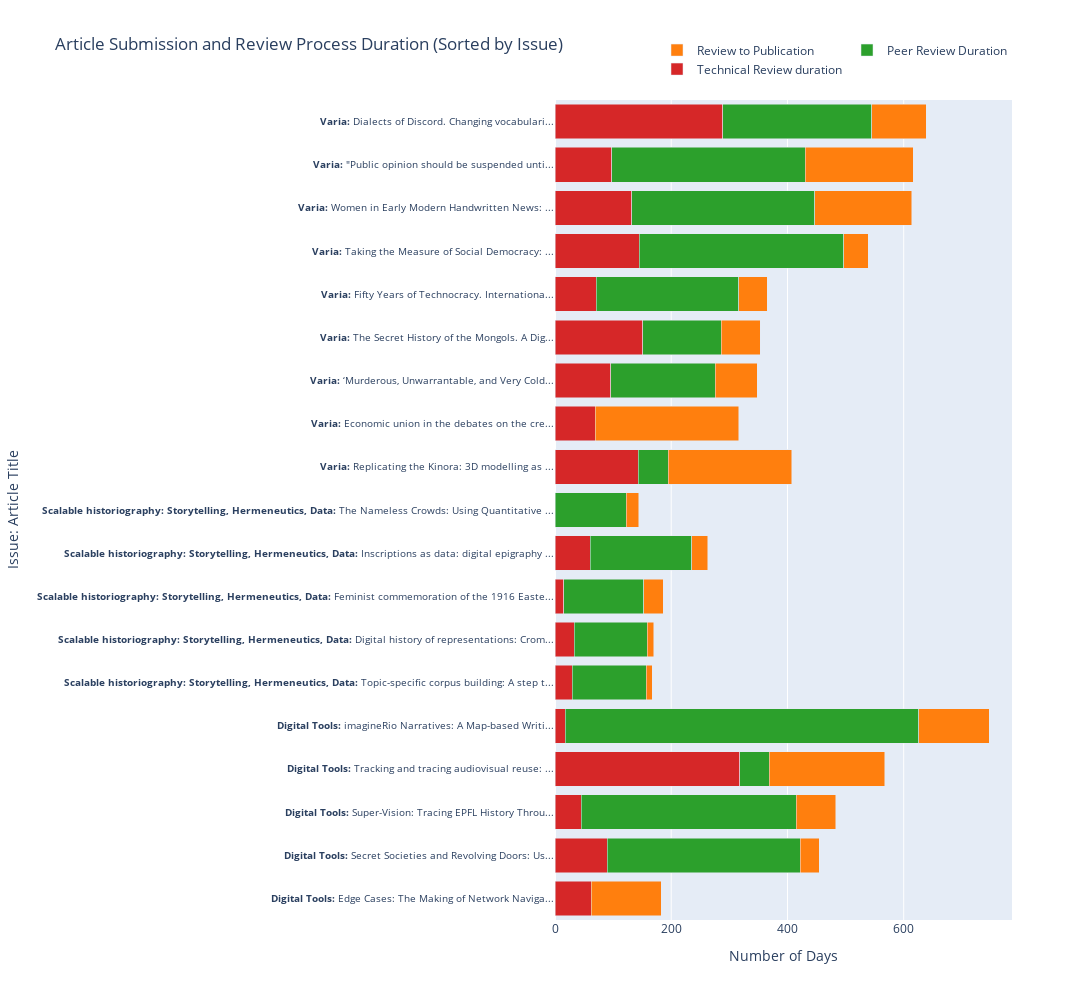

This figure's notebook cell:
### Code cell
# Create the figure
fig = go.Figure()

# Define colors (reversed order to match the new stage order)
colors = ['#ff7f0e', '#2ca02c', '#d62728'][::-1]

# Create stacked bars (reversed order of stages)
stages = ['Technical Review duration', 'Peer Review Duration', 'Review to Publication']
for i, stage in enumerate(stages):
    fig.add_trace(go.Bar(
        y=df['Clickable Title'],
        x=df[stage],
        name=stage,
        orientation='h',
        marker=dict(color=colors[i]),
        hoverinfo='name+x',
        hovertemplate='%{y}<br>%{name}: %{x} days<extra></extra>'
    ))

# Update layout
fig.update_layout(
    barmode='stack',
    title='Article Submission and Review Process Duration (Sorted by Issue)',
    xaxis_title='Number of Days',
    yaxis_title='Issue: Article Title',
    height=1000,  # Increased height to accommodate all titles
    width=1200,
    legend=dict(
        orientation="h",
        yanchor="bottom",
        y=1.02,
        xanchor="right",
        x=1,
        traceorder='reversed'  # This ensures the legend items are in the same order as the stacked bars
    )
)

# Update y-axis to render HTML
fig.update_layout(yaxis={
    'tickmode': 'array',
    'tickvals': list(range(len(df))),
    'ticktext': df['Clickable Title'],
    'tickfont': {'size': 10},
})
# Show the plot
fig.show()

### Figure 1 — Plotly figure (JSON) as saved in the notebook; plotly's stock layout.template omitted (floating-point values rounded to 4 significant figures)
{"data": [{"hoverinfo": "name+x", "hovertemplate": "%{y}<br>%{name}: %{x} days<extra></extra>", "marker": {"color": "#d62728"}, "name": "Technical Review duration", "orientation": "h", "type": "bar", "x": [133, 90, 45, 318, 18, 30, 33, 15, 61, null, 143, 269, 96, 151, 71, 145, 132, 98, 289], "y": ["<b>Digital Tools:</b> <a href=\"https://journalofdigitalhistory.org/en/article/nAW4E5etkMR6\" target=\"_blank\">Edge Cases: The Making of Network Naviga...</a>", "<b>Digital Tools:</b> <a href=\"https://journalofdigitalhistory.org/en/article/X3MGSKqAycaT\" target=\"_blank\">Secret Societies and Revolving Doors: Us...</a>", "<b>Digital Tools:</b> <a href=\"https://journalofdigitalhistory.org/en/article/Yn8z7XNPKzy4\" target=\"_blank\">Super-Vision: Tracing EPFL History Throu...</a>", "<b>Digital Tools:</b> <a href=\"https://journalofdigitalhistory.org/en/article/BuWvtJFxh3wy\" target=\"_blank\">Tracking and tracing audiovisual reuse: ...</a>", "<b>Digital Tools:</b> <a href=\"https://journalofdigitalhistory.org/en/article/m734RWDSLo9C\" target=\"_blank\">imagineRio Narratives: A Map-based Writi...</a>", "<b>Scalable historiography: Storytelling, Hermeneutics, Data:</b> <a href=\"https://journalofdigitalhistory.org/en/article/4yxHGiqXYRbX\" target=\"_blank\">Topic-specific corpus building: A step t...</a>", "<b>Scalable historiography: Storytelling, Hermeneutics, Data:</b> <a href=\"https://journalofdigitalhistory.org/en/article/L2gBr3BzwH8Z\" target=\"_blank\">Digital history of representations: Crom...</a>", "<b>Scalable historiography: Storytelling, Hermeneutics, Data:</b> <a href=\"https://journalofdigitalhistory.org/en/article/SLCj9T3MsrEk\" target=\"_blank\">Feminist commemoration of the 1916 Easte...</a>", "<b>Scalable historiography: Storytelling, Hermeneutics, Data:</b> <a href=\"https://journalofdigitalhistory.org/en/article/WBqfZzfi7nHK\" target=\"_blank\">Inscriptions as data: digital epigraphy ...</a>", "<b>Scalable historiography: Storytelling, Hermeneutics, Data:</b> <a href=\"https://journalofdigitalhistory.org/en/article/JJszM3GwAYDs\" target=\"_blank\">The Nameless Crowds: Using Quantitative ...</a>", "<b>Varia:</b> <a href=\"https://journalofdigitalhistory.org/en/article/33pRxE2dtUHP\" target=\"_blank\">Replicating the Kinora: 3D modelling as ...</a>", "<b>Varia:</b> <a href=\"https://journalofdigitalhistory.org/en/article/4ZDXFXQwhoA8\" target=\"_blank\">Economic union in the debates on the cre...</a>", "<b>Varia:</b> <a href=\"https://journalofdigitalhistory.org/en/article/8pGzPyTDKBjR\" target=\"_blank\">‘Murderous, Unwarrantable, and Very Cold...</a>", "<b>Varia:</b> <a href=\"https://journalofdigitalhistory.org/en/article/Gqh2Bf5W4TdK\" target=\"_blank\">The Secret History of the Mongols. A Dig...</a>", "<b>Varia:</b> <a href=\"https://journalofdigitalhistory.org/en/article/VeaK58WBs82C\" target=\"_blank\">Fifty Years of Technocracy. Internationa...</a>", "<b>Varia:</b> <a href=\"https://journalofdigitalhistory.org/en/article/MyifnvNPDgUx\" target=\"_blank\">Taking the Measure of Social Democracy: ...</a>", "<b>Varia:</b> <a href=\"https://journalofdigitalhistory.org/en/article/jnkqqTTKW8km\" target=\"_blank\">Women in Early Modern Handwritten News: ...</a>", "<b>Varia:</b> <a href=\"https://journalofdigitalhistory.org/en/article/aADj3Ljjqti2\" target=\"_blank\">\"Public opinion should be suspended unti...</a>", "<b>Varia:</b> <a href=\"https://journalofdigitalhistory.org/en/article/9HcfToh7EYm8\" target=\"_blank\">Dialects of Discord. Changing vocabulari...</a>"]}, {"hoverinfo": "name+x", "hovertemplate": "%{y}<br>%{name}: %{x} days<extra></extra>", "marker": {"color": "#2ca02c"}, "name": "Peer Review Duration", "orientation": "h", "type": "bar", "x": [-71, 332, 370, 51, 608, 127, 126, 138, 174, 123, 264, -200, 180, 135, 245, 352, 315, 333, 256], "y": ["<b>Digital Tools:</b> <a href=\"https://journalofdigitalhistory.org/en/article/nAW4E5etkMR6\" target=\"_blank\">Edge Cases: The Making of Network Naviga...</a>", "<b>Digital Tools:</b> <a href=\"https://journalofdigitalhistory.org/en/article/X3MGSKqAycaT\" target=\"_blank\">Secret Societies and Revolving Doors: Us...</a>", "<b>Digital Tools:</b> <a href=\"https://journalofdigitalhistory.org/en/article/Yn8z7XNPKzy4\" target=\"_blank\">Super-Vision: Tracing EPFL History Throu...</a>", "<b>Digital Tools:</b> <a href=\"https://journalofdigitalhistory.org/en/article/BuWvtJFxh3wy\" target=\"_blank\">Tracking and tracing audiovisual reuse: ...</a>", "<b>Digital Tools:</b> <a href=\"https://journalofdigitalhistory.org/en/article/m734RWDSLo9C\" target=\"_blank\">imagineRio Narratives: A Map-based Writi...</a>", "<b>Scalable historiography: Storytelling, Hermeneutics, Data:</b> <a href=\"https://journalofdigitalhistory.org/en/article/4yxHGiqXYRbX\" target=\"_blank\">Topic-specific corpus building: A step t...</a>", "<b>Scalable historiography: Storytelling, Hermeneutics, Data:</b> <a href=\"https://journalofdigitalhistory.org/en/article/L2gBr3BzwH8Z\" target=\"_blank\">Digital history of representations: Crom...</a>", "<b>Scalable historiography: Storytelling, Hermeneutics, Data:</b> <a href=\"https://journalofdigitalhistory.org/en/article/SLCj9T3MsrEk\" target=\"_blank\">Feminist commemoration of the 1916 Easte...</a>", "<b>Scalable historiography: Storytelling, Hermeneutics, Data:</b> <a href=\"https://journalofdigitalhistory.org/en/article/WBqfZzfi7nHK\" target=\"_blank\">Inscriptions as data: digital epigraphy ...</a>", "<b>Scalable historiography: Storytelling, Hermeneutics, Data:</b> <a href=\"https://journalofdigitalhistory.org/en/article/JJszM3GwAYDs\" target=\"_blank\">The Nameless Crowds: Using Quantitative ...</a>", "<b>Varia:</b> <a href=\"https://journalofdigitalhistory.org/en/article/33pRxE2dtUHP\" target=\"_blank\">Replicating the Kinora: 3D modelling as ...</a>", "<b>Varia:</b> <a href=\"https://journalofdigitalhistory.org/en/article/4ZDXFXQwhoA8\" target=\"_blank\">Economic union in the debates on the cre...</a>", "<b>Varia:</b> <a href=\"https://journalofdigitalhistory.org/en/article/8pGzPyTDKBjR\" target=\"_blank\">‘Murderous, Unwarrantable, and Very Cold...</a>", "<b>Varia:</b> <a href=\"https://journalofdigitalhistory.org/en/article/Gqh2Bf5W4TdK\" target=\"_blank\">The Secret History of the Mongols. A Dig...</a>", "<b>Varia:</b> <a href=\"https://journalofdigitalhistory.org/en/article/VeaK58WBs82C\" target=\"_blank\">Fifty Years of Technocracy. Internationa...</a>", "<b>Varia:</b> <a href=\"https://journalofdigitalhistory.org/en/article/MyifnvNPDgUx\" target=\"_blank\">Taking the Measure of Social Democracy: ...</a>", "<b>Varia:</b> <a href=\"https://journalofdigitalhistory.org/en/article/jnkqqTTKW8km\" target=\"_blank\">Women in Early Modern Handwritten News: ...</a>", "<b>Varia:</b> <a href=\"https://journalofdigitalhistory.org/en/article/aADj3Ljjqti2\" target=\"_blank\">\"Public opinion should be suspended unti...</a>", "<b>Varia:</b> <a href=\"https://journalofdigitalhistory.org/en/article/9HcfToh7EYm8\" target=\"_blank\">Dialects of Discord. Changing vocabulari...</a>"]}, {"hoverinfo": "name+x", "hovertemplate": "%{y}<br>%{name}: %{x} days<extra></extra>", "marker": {"color": "#ff7f0e"}, "name": "Review to Publication", "orientation": "h", "type": "bar", "x": [121, 33, 68, 198, 121, 10, 11, 33, 28, 21, -212, 247, 72, 67, 49, 42, 167, 185, 94], "y": ["<b>Digital Tools:</b> <a href=\"https://journalofdigitalhistory.org/en/article/nAW4E5etkMR6\" target=\"_blank\">Edge Cases: The Making of Network Naviga...</a>", "<b>Digital Tools:</b> <a href=\"https://journalofdigitalhistory.org/en/article/X3MGSKqAycaT\" target=\"_blank\">Secret Societies and Revolving Doors: Us...</a>", "<b>Digital Tools:</b> <a href=\"https://journalofdigitalhistory.org/en/article/Yn8z7XNPKzy4\" target=\"_blank\">Super-Vision: Tracing EPFL History Throu...</a>", "<b>Digital Tools:</b> <a href=\"https://journalofdigitalhistory.org/en/article/BuWvtJFxh3wy\" target=\"_blank\">Tracking and tracing audiovisual reuse: ...</a>", "<b>Digital Tools:</b> <a href=\"https://journalofdigitalhistory.org/en/article/m734RWDSLo9C\" target=\"_blank\">imagineRio Narratives: A Map-based Writi...</a>", "<b>Scalable historiography: Storytelling, Hermeneutics, Data:</b> <a href=\"https://journalofdigitalhistory.org/en/article/4yxHGiqXYRbX\" target=\"_blank\">Topic-specific corpus building: A step t...</a>", "<b>Scalable historiography: Storytelling, Hermeneutics, Data:</b> <a href=\"https://journalofdigitalhistory.org/en/article/L2gBr3BzwH8Z\" target=\"_blank\">Digital history of representations: Crom...</a>", "<b>Scalable historiography: Storytelling, Hermeneutics, Data:</b> <a href=\"https://journalofdigitalhistory.org/en/article/SLCj9T3MsrEk\" target=\"_blank\">Feminist commemoration of the 1916 Easte...</a>", "<b>Scalable historiography: Storytelling, Hermeneutics, Data:</b> <a href=\"https://journalofdigitalhistory.org/en/article/WBqfZzfi7nHK\" target=\"_blank\">Inscriptions as data: digital epigraphy ...</a>", "<b>Scalable historiography: Storytelling, Hermeneutics, Data:</b> <a href=\"https://journalofdigitalhistory.org/en/article/JJszM3GwAYDs\" target=\"_blank\">The Nameless Crowds: Using Quantitative ...</a>", "<b>Varia:</b> <a href=\"https://journalofdigitalhistory.org/en/article/33pRxE2dtUHP\" target=\"_blank\">Replicating the Kinora: 3D modelling as ...</a>", "<b>Varia:</b> <a href=\"https://journalofdigitalhistory.org/en/article/4ZDXFXQwhoA8\" target=\"_blank\">Economic union in the debates on the cre...</a>", "<b>Varia:</b> <a href=\"https://journalofdigitalhistory.org/en/article/8pGzPyTDKBjR\" target=\"_blank\">‘Murderous, Unwarrantable, and Very Cold...</a>", "<b>Varia:</b> <a href=\"https://journalofdigitalhistory.org/en/article/Gqh2Bf5W4TdK\" target=\"_blank\">The Secret History of the Mongols. A Dig...</a>", "<b>Varia:</b> <a href=\"https://journalofdigitalhistory.org/en/article/VeaK58WBs82C\" target=\"_blank\">Fifty Years of Technocracy. Internationa...</a>", "<b>Varia:</b> <a href=\"https://journalofdigitalhistory.org/en/article/MyifnvNPDgUx\" target=\"_blank\">Taking the Measure of Social Democracy: ...</a>", "<b>Varia:</b> <a href=\"https://journalofdigitalhistory.org/en/article/jnkqqTTKW8km\" target=\"_blank\">Women in Early Modern Handwritten News: ...</a>", "<b>Varia:</b> <a href=\"https://journalofdigitalhistory.org/en/article/aADj3Ljjqti2\" target=\"_blank\">\"Public opinion should be suspended unti...</a>", "<b>Varia:</b> <a href=\"https://journalofdigitalhistory.org/en/article/9HcfToh7EYm8\" target=\"_blank\">Dialects of Discord. Changing vocabulari...</a>"]}], "layout": {"barmode": "stack", "height": 1000, "legend": {"orientation": "h", "traceorder": "reversed", "x": 1, "xanchor": "right", "y": 1.02, "yanchor": "bottom"}, "title": {"text": "Article Submission and Review Process Duration (Sorted by Issue)"}, "width": 1200, "xaxis": {"title": {"text": "Number of Days"}}, "yaxis": {"tickfont": {"size": 10}, "tickmode": "array", "ticktext": ["<b>Digital Tools:</b> <a href=\"https://journalofdigitalhistory.org/en/article/nAW4E5etkMR6\" target=\"_blank\">Edge Cases: The Making of Network Naviga...</a>", "<b>Digital Tools:</b> <a href=\"https://journalofdigitalhistory.org/en/article/X3MGSKqAycaT\" target=\"_blank\">Secret Societies and Revolving Doors: Us...</a>", "<b>Digital Tools:</b> <a href=\"https://journalofdigitalhistory.org/en/article/Yn8z7XNPKzy4\" target=\"_blank\">Super-Vision: Tracing EPFL History Throu...</a>", "<b>Digital Tools:</b> <a href=\"https://journalofdigitalhistory.org/en/article/BuWvtJFxh3wy\" target=\"_blank\">Tracking and tracing audiovisual reuse: ...</a>", "<b>Digital Tools:</b> <a href=\"https://journalofdigitalhistory.org/en/article/m734RWDSLo9C\" target=\"_blank\">imagineRio Narratives: A Map-based Writi...</a>", "<b>Scalable historiography: Storytelling, Hermeneutics, Data:</b> <a href=\"https://journalofdigitalhistory.org/en/article/4yxHGiqXYRbX\" target=\"_blank\">Topic-specific corpus building: A step t...</a>", "<b>Scalable historiography: Storytelling, Hermeneutics, Data:</b> <a href=\"https://journalofdigitalhistory.org/en/article/L2gBr3BzwH8Z\" target=\"_blank\">Digital history of representations: Crom...</a>", "<b>Scalable historiography: Storytelling, Hermeneutics, Data:</b> <a href=\"https://journalofdigitalhistory.org/en/article/SLCj9T3MsrEk\" target=\"_blank\">Feminist commemoration of the 1916 Easte...</a>", "<b>Scalable historiography: Storytelling, Hermeneutics, Data:</b> <a href=\"https://journalofdigitalhistory.org/en/article/WBqfZzfi7nHK\" target=\"_blank\">Inscriptions as data: digital epigraphy ...</a>", "<b>Scalable historiography: Storytelling, Hermeneutics, Data:</b> <a href=\"https://journalofdigitalhistory.org/en/article/JJszM3GwAYDs\" target=\"_blank\">The Nameless Crowds: Using Quantitative ...</a>", "<b>Varia:</b> <a href=\"https://journalofdigitalhistory.org/en/article/33pRxE2dtUHP\" target=\"_blank\">Replicating the Kinora: 3D modelling as ...</a>", "<b>Varia:</b> <a href=\"https://journalofdigitalhistory.org/en/article/4ZDXFXQwhoA8\" target=\"_blank\">Economic union in the debates on the cre...</a>", "<b>Varia:</b> <a href=\"https://journalofdigitalhistory.org/en/article/8pGzPyTDKBjR\" target=\"_blank\">‘Murderous, Unwarrantable, and Very Cold...</a>", "<b>Varia:</b> <a href=\"https://journalofdigitalhistory.org/en/article/Gqh2Bf5W4TdK\" target=\"_blank\">The Secret History of the Mongols. A Dig...</a>", "<b>Varia:</b> <a href=\"https://journalofdigitalhistory.org/en/article/VeaK58WBs82C\" target=\"_blank\">Fifty Years of Technocracy. Internationa...</a>", "<b>Varia:</b> <a href=\"https://journalofdigitalhistory.org/en/article/MyifnvNPDgUx\" target=\"_blank\">Taking the Measure of Social Democracy: ...</a>", "<b>Varia:</b> <a href=\"https://journalofdigitalhistory.org/en/article/jnkqqTTKW8km\" target=\"_blank\">Women in Early Modern Handwritten News: ...</a>", "<b>Varia:</b> <a href=\"https://journalofdigitalhistory.org/en/article/aADj3Ljjqti2\" target=\"_blank\">\"Public opinion should be suspended unti...</a>", "<b>Varia:</b> <a href=\"https://journalofdigitalhistory.org/en/article/9HcfToh7EYm8\" target=\"_blank\">Dialects of Discord. Changing vocabulari...</a>"], "tickvals": [0, 1, 2, 3, 4, 5, 6, 7, 8, 9, 10, 11, 12, 13, 14, 15, 16, 17, 18], "title": {"text": "Issue: Article Title"}}}}
